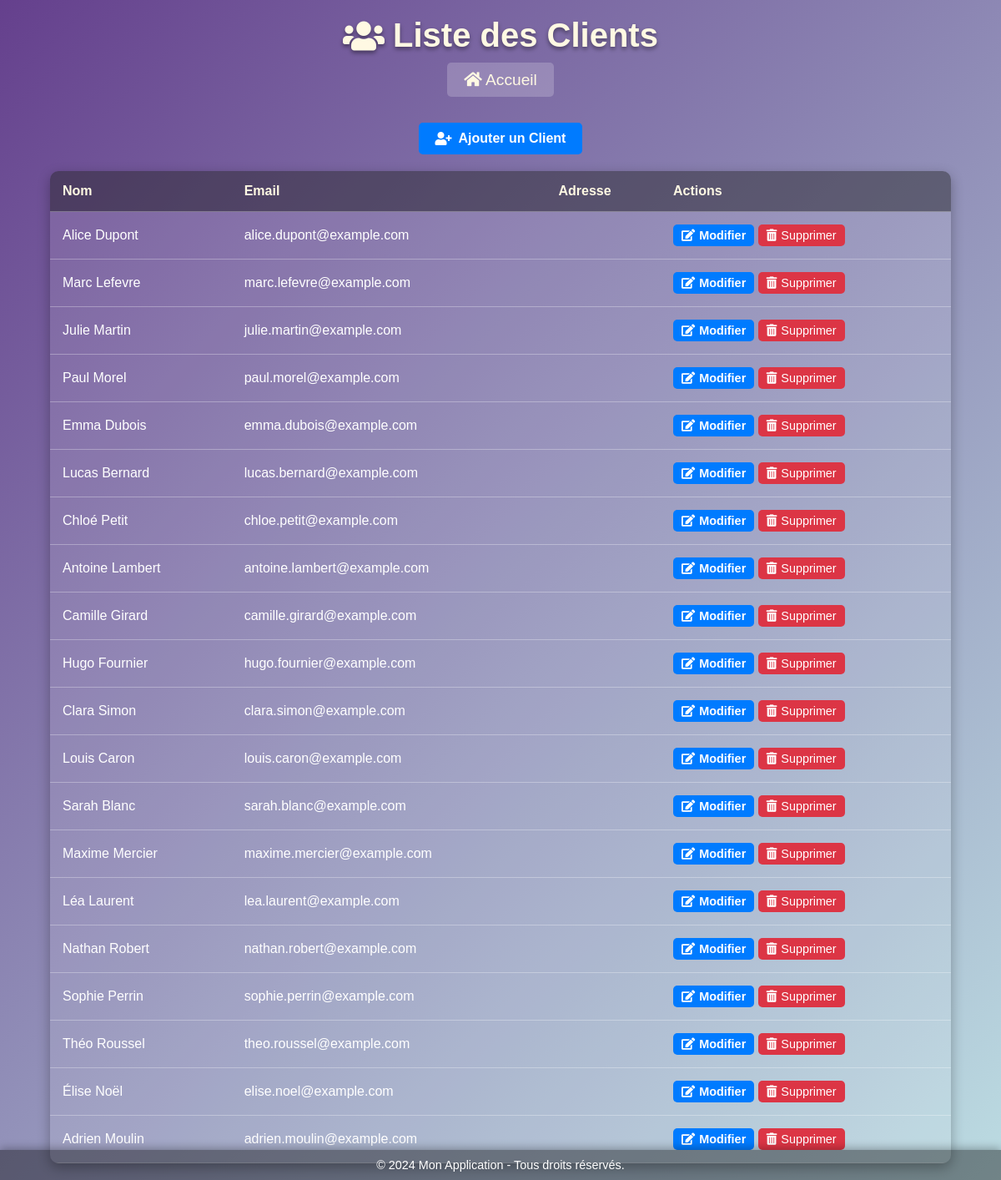
/list_clients, run on an earlier commit of the app's database.
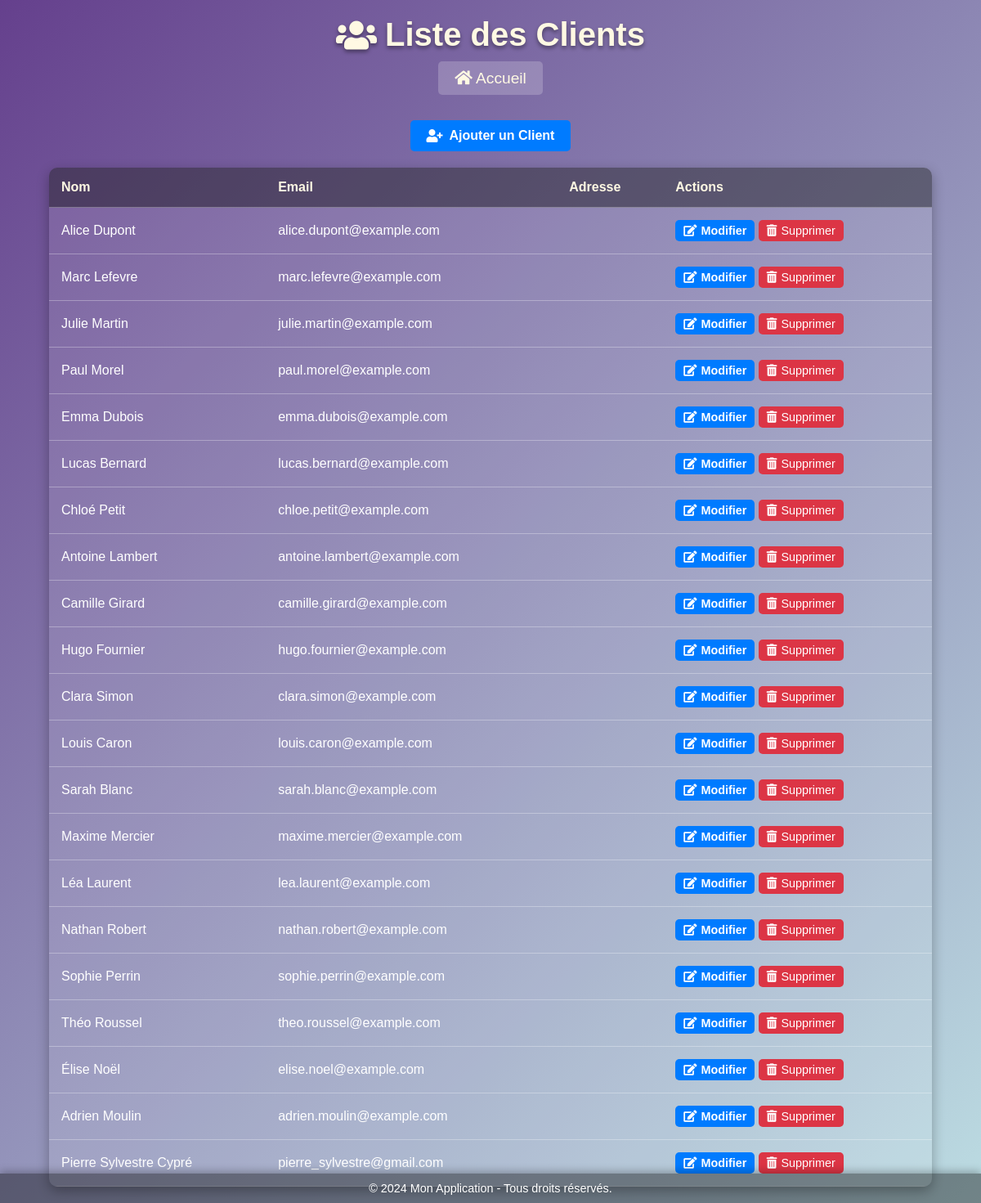
And on a later commit of the database.
### tables this page shows
CREATE TABLE clients (
                    id INTEGER PRIMARY KEY AUTOINCREMENT,
                    nom TEXT NOT NULL,
                    email TEXT NOT NULL,
                    adresse TEXT NOT NULL
                );

### app.py (the view)
@app.route('/list_clients')
def list_clients():
    client_instance = Client()  # Créer une instance de Client
    clients = client_instance.get_clients()  # Appeler la méthode d'instance
    return render_template('list_clients.html', clients=clients)

### gestion_produit.py (called while the page is built)
    def get_clients(self):
        with sqlite3.connect("app_database.db") as connection:
            cursor = connection.cursor()
            cursor.execute("SELECT id, nom, email FROM clients")
            return cursor.fetchall()

### templates/list_clients.html (shortened to what this page needs)
<!DOCTYPE html>
<html lang="fr">
<head>
    <link rel="stylesheet" type="text/css" href="{{ url_for('static', filename='style_clients.css') }}">
    <link href="https://cdnjs.cloudflare.com/ajax/libs/font-awesome/5.15.3/css/all.min.css" rel="stylesheet">
</head>
<body>
    <header>
        <h1><i class="fas fa-users"></i> Liste des Clients</h1>
    </header>
     <div class="home-link">
        <a href="{{ url_for('dashboard') }}"><i class="fas fa-home"></i> Accueil</a>
    </div>
    <main>
        <div class="action-link">
            <a href="{{ url_for('add_client') }}" class="btn-primary">
                <i class="fas fa-user-plus"></i> Ajouter un Client
            </a>
        </div>
        <table>
            <thead>
                <tr>
                    <th>Nom</th>
                    <th>Email</th>
                    <th>Adresse</th>
                    <th>Actions</th>
                </tr>
            </thead>
            <tbody>
                {% for client in clients %}
                    <tr>
                        <td>{{ client[1] }}</td>
                        <td>{{ client[2] }}</td>
                        <td>{{ client[3] }}</td>
                        <td class="action-buttons">
                            <form action="{{ url_for('edit_client', client_id=client[0]) }}" method="GET" style="display:inline;">
                                <button type="submit" class="btn-action btn-primary">
                                    <i class="fas fa-edit"></i> Modifier
                                </button>
                            </form>
                            <form action="{{ url_for('delete_client', client_id=client[0]) }}" method="POST" style="display:inline;">
                                <button type="submit" class="btn-action btn-danger" onclick="return confirm('Êtes-vous sûr de vouloir supprimer ce client ?');">
                                    <i class="fas fa-trash-alt"></i> Supprimer
                                </button>
                            </form>
                        </td>
                    </tr>
                {% endfor %}
            </tbody>
        </table>
    </main>
    <footer>
        &copy; 2024 Mon Application - Tous droits réservés.
    </footer>
</body>
</html>

What changed in the data, as far as the page shows it:
added clients: nom "Pierre Sylvestre Cypré", email "pierre_sylvestre@gmail.com"
